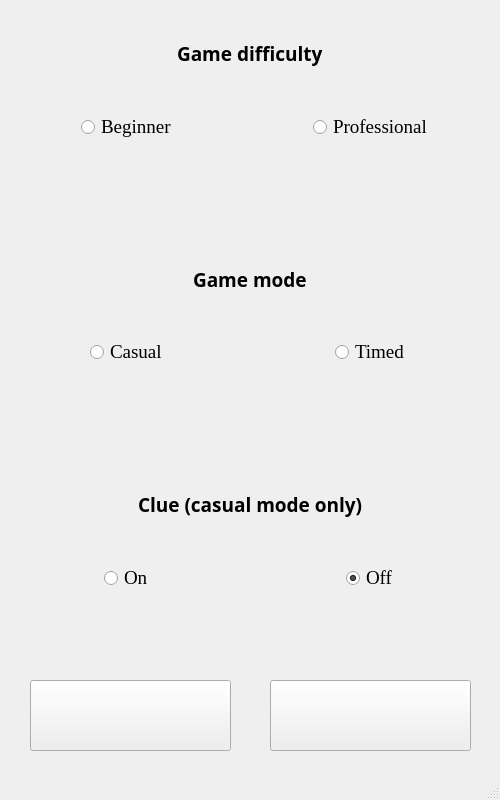
<?xml version="1.0" encoding="UTF-8"?>
<ui version="4.0">
 <class>MinesweeperSettings</class>
 <widget class="QMainWindow" name="MinesweeperSettings">
  <property name="geometry">
   <rect>
    <x>0</x>
    <y>0</y>
    <width>500</width>
    <height>800</height>
   </rect>
  </property>
  <property name="windowTitle">
   <string>Minesweeper</string>
  </property>
  <widget class="QWidget" name="centralwidget">
   <widget class="QWidget" name="verticalLayoutWidget">
    <property name="geometry">
     <rect>
      <x>10</x>
      <y>0</y>
      <width>481</width>
      <height>671</height>
     </rect>
    </property>
    <layout class="QVBoxLayout" name="verticalLayout">
     <item alignment="Qt::AlignHCenter">
      <widget class="QLabel" name="label_game_difficulty">
       <property name="font">
        <font>
         <family>Arial Black</family>
         <pointsize>14</pointsize>
         <weight>75</weight>
         <bold>true</bold>
        </font>
       </property>
       <property name="autoFillBackground">
        <bool>false</bool>
       </property>
       <property name="text">
        <string>Game difficulty</string>
       </property>
      </widget>
     </item>
     <item>
      <layout class="QHBoxLayout" name="horizontalLayout">
       <item alignment="Qt::AlignHCenter|Qt::AlignTop">
        <widget class="QRadioButton" name="beginner_radiobutton">
         <property name="font">
          <font>
           <family>Times New Roman</family>
           <pointsize>14</pointsize>
          </font>
         </property>
         <property name="autoFillBackground">
          <bool>false</bool>
         </property>
         <property name="text">
          <string>Beginner</string>
         </property>
         <property name="checked">
          <bool>true</bool>
         </property>
        </widget>
       </item>
       <item alignment="Qt::AlignHCenter|Qt::AlignTop">
        <widget class="QRadioButton" name="professional_radiobutton">
         <property name="font">
          <font>
           <family>Times New Roman</family>
           <pointsize>14</pointsize>
          </font>
         </property>
         <property name="autoFillBackground">
          <bool>false</bool>
         </property>
         <property name="text">
          <string>Professional</string>
         </property>
        </widget>
       </item>
      </layout>
     </item>
     <item alignment="Qt::AlignHCenter">
      <widget class="QLabel" name="label_game_mode">
       <property name="font">
        <font>
         <family>Arial Black</family>
         <pointsize>14</pointsize>
         <weight>75</weight>
         <bold>true</bold>
        </font>
       </property>
       <property name="autoFillBackground">
        <bool>false</bool>
       </property>
       <property name="text">
        <string>Game mode</string>
       </property>
      </widget>
     </item>
     <item>
      <layout class="QHBoxLayout" name="horizontalLayout_3">
       <item alignment="Qt::AlignHCenter|Qt::AlignTop">
        <widget class="QRadioButton" name="casual_radiobutton">
         <property name="font">
          <font>
           <family>Times New Roman</family>
           <pointsize>14</pointsize>
          </font>
         </property>
         <property name="autoFillBackground">
          <bool>false</bool>
         </property>
         <property name="text">
          <string>Casual</string>
         </property>
         <property name="checked">
          <bool>true</bool>
         </property>
        </widget>
       </item>
       <item alignment="Qt::AlignHCenter|Qt::AlignTop">
        <widget class="QRadioButton" name="timed_radiobutton">
         <property name="font">
          <font>
           <family>Times New Roman</family>
           <pointsize>14</pointsize>
          </font>
         </property>
         <property name="autoFillBackground">
          <bool>false</bool>
         </property>
         <property name="text">
          <string>Timed</string>
         </property>
        </widget>
       </item>
      </layout>
     </item>
     <item alignment="Qt::AlignHCenter">
      <widget class="QLabel" name="label_promt">
       <property name="font">
        <font>
         <family>Arial Black</family>
         <pointsize>14</pointsize>
         <weight>75</weight>
         <bold>true</bold>
        </font>
       </property>
       <property name="autoFillBackground">
        <bool>false</bool>
       </property>
       <property name="text">
        <string>Clue (casual mode only)</string>
       </property>
      </widget>
     </item>
     <item>
      <layout class="QHBoxLayout" name="horizontalLayout_5">
       <item alignment="Qt::AlignHCenter|Qt::AlignTop">
        <widget class="QRadioButton" name="clue_on_radiobutton">
         <property name="font">
          <font>
           <family>Times New Roman</family>
           <pointsize>14</pointsize>
          </font>
         </property>
         <property name="text">
          <string>On</string>
         </property>
         <property name="checked">
          <bool>false</bool>
         </property>
        </widget>
       </item>
       <item alignment="Qt::AlignHCenter|Qt::AlignTop">
        <widget class="QRadioButton" name="clue_off_radiobutton">
         <property name="font">
          <font>
           <family>Times New Roman</family>
           <pointsize>14</pointsize>
          </font>
         </property>
         <property name="text">
          <string>Off</string>
         </property>
         <property name="checked">
          <bool>true</bool>
         </property>
        </widget>
       </item>
      </layout>
     </item>
    </layout>
   </widget>
   <widget class="QPushButton" name="to_main_menu_button">
    <property name="geometry">
     <rect>
      <x>30</x>
      <y>680</y>
      <width>201</width>
      <height>71</height>
     </rect>
    </property>
    <property name="text">
     <string/>
    </property>
   </widget>
   <widget class="QPushButton" name="apply_settings_button">
    <property name="geometry">
     <rect>
      <x>270</x>
      <y>680</y>
      <width>201</width>
      <height>71</height>
     </rect>
    </property>
    <property name="text">
     <string/>
    </property>
   </widget>
  </widget>
  <widget class="QMenuBar" name="menubar">
   <property name="geometry">
    <rect>
     <x>0</x>
     <y>0</y>
     <width>500</width>
     <height>21</height>
    </rect>
   </property>
  </widget>
  <widget class="QStatusBar" name="statusbar"/>
 </widget>
 <resources/>
 <connections/>
</ui>
